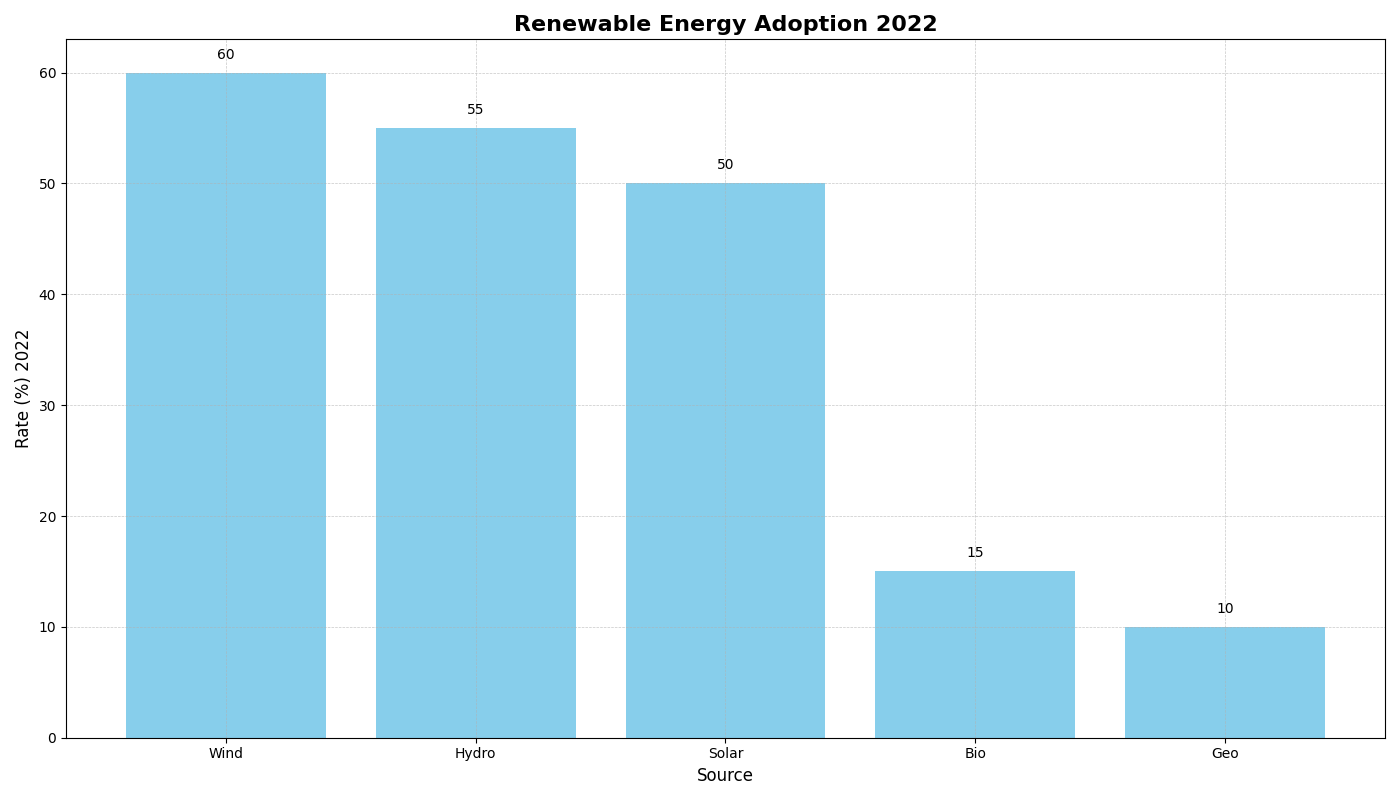

This chart was generated by the following Python code:
import matplotlib.pyplot as plt
import numpy as np

# Data for the bar chart
years = ['2012', '2014', '2016', '2018', '2020', '2022']
energy_sources = ['Solar', 'Wind', 'Hydro', 'Geo', 'Bio']

# Adoption data in percentage
adoption_data = np.array([
    [5, 10, 30, 5, 3],
    [10, 15, 35, 6, 5],
    [20, 30, 40, 7, 7],
    [30, 40, 45, 8, 10],
    [40, 50, 50, 9, 12],
    [50, 60, 55, 10, 15]
])

# Sort data by 2022 adoption rates
latest_year_adoption = adoption_data[-1]
sorted_indices = np.argsort(latest_year_adoption)[::-1]
sorted_sources = [energy_sources[i] for i in sorted_indices]
sorted_data = adoption_data[:, sorted_indices]

# Plot
fig, ax = plt.subplots(figsize=(14, 8))
bar_positions = np.arange(len(sorted_sources))
ax.bar(bar_positions, sorted_data[-1], color='skyblue')

# Labels and title adjustments
ax.set_xlabel('Source', fontsize=12)
ax.set_ylabel('Rate (%) ' + years[-1], fontsize=12)
ax.set_title('Renewable Energy Adoption ' + years[-1], fontsize=16, fontweight='bold')

# Set x-ticks
ax.set_xticks(bar_positions)
ax.set_xticklabels(sorted_sources)

# Grid
ax.grid(True, linestyle='--', linewidth=0.5, alpha=0.7)

# Annotate bars
for i in range(len(sorted_sources)):
    ax.text(bar_positions[i], sorted_data[-1, i] + 1, str(sorted_data[-1, i]), ha='center', va='bottom')

# Layout adjustment
plt.tight_layout()

# Show plot
plt.show()
